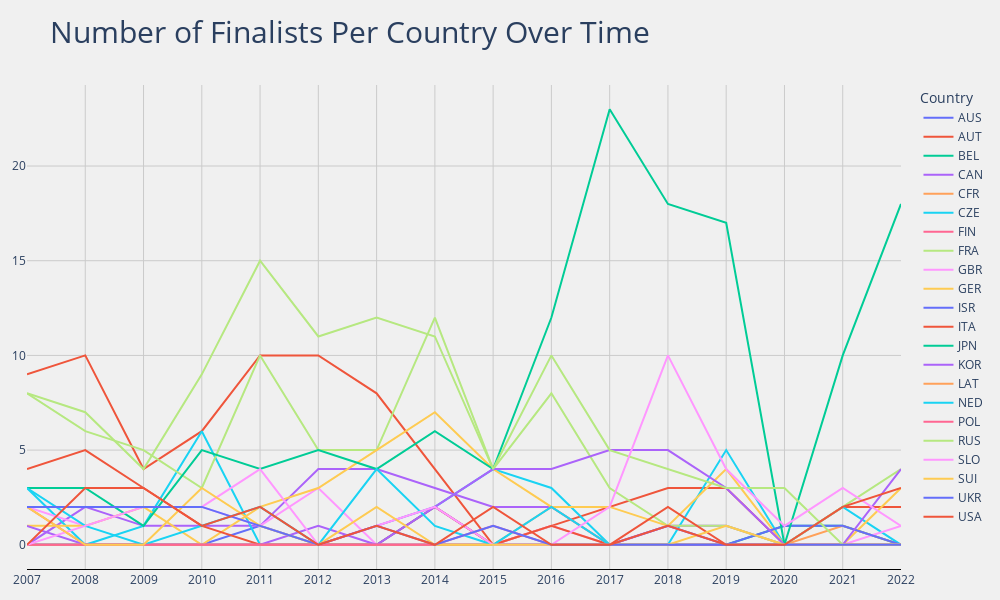

Notebook code for this chart:
### Code cell
fig = px.line(country_perf,
              width=1000,
              height=600
             )
fig.update_layout(
    title=dict(text=title, font=dict(size=30)),
    plot_bgcolor='#f0f0f0',
    paper_bgcolor='#f0f0f0',
    yaxis_title=None,
    xaxis_title=None,
    margin=dict(l=25, r=25, t=85, b=25)
)
fig.update_xaxes(
    showline=True,
    linecolor='black',
    gridcolor='#cbcbcb'
)
fig.update_yaxes(
    showticklabels=True,
    gridcolor='#cbcbcb'
)

### Figure 1 — Plotly figure (JSON) as saved in the notebook; plotly's stock layout.template omitted (floating-point values rounded to 4 significant figures)
{"data": [{"hovertemplate": "Country=AUS<br>Year=%{x}<br>value=%{y}<extra></extra>", "legendgroup": "AUS", "line": {"color": "#636efa", "dash": "solid"}, "marker": {"symbol": "circle"}, "mode": "lines", "name": "AUS", "orientation": "v", "showlegend": true, "type": "scatter", "x": ["2007", "2008", "2009", "2010", "2011", "2012", "2013", "2014", "2015", "2016", "2017", "2018", "2019", "2020", "2021", "2022"], "xaxis": "x", "y": [0, 0, 0, 0, 1, 0, 1, 2, 0, 0, 0, 0, 0, 0, 0, 0], "yaxis": "y"}, {"hovertemplate": "Country=AUT<br>Year=%{x}<br>value=%{y}<extra></extra>", "legendgroup": "AUT", "line": {"color": "#EF553B", "dash": "solid"}, "marker": {"symbol": "circle"}, "mode": "lines", "name": "AUT", "orientation": "v", "showlegend": true, "type": "scatter", "x": ["2007", "2008", "2009", "2010", "2011", "2012", "2013", "2014", "2015", "2016", "2017", "2018", "2019", "2020", "2021", "2022"], "xaxis": "x", "y": [9, 10, 4, 6, 10, 10, 8, 4, 0, 1, 2, 3, 3, 0, 2, 2], "yaxis": "y"}, {"hovertemplate": "Country=BEL<br>Year=%{x}<br>value=%{y}<extra></extra>", "legendgroup": "BEL", "line": {"color": "#00cc96", "dash": "solid"}, "marker": {"symbol": "circle"}, "mode": "lines", "name": "BEL", "orientation": "v", "showlegend": true, "type": "scatter", "x": ["2007", "2008", "2009", "2010", "2011", "2012", "2013", "2014", "2015", "2016", "2017", "2018", "2019", "2020", "2021", "2022"], "xaxis": "x", "y": [0, 0, 0, 0, 0, 0, 0, 0, 0, 0, 0, 0, 0, 1, 1, 0], "yaxis": "y"}, {"hovertemplate": "Country=CAN<br>Year=%{x}<br>value=%{y}<extra></extra>", "legendgroup": "CAN", "line": {"color": "#ab63fa", "dash": "solid"}, "marker": {"symbol": "circle"}, "mode": "lines", "name": "CAN", "orientation": "v", "showlegend": true, "type": "scatter", "x": ["2007", "2008", "2009", "2010", "2011", "2012", "2013", "2014", "2015", "2016", "2017", "2018", "2019", "2020", "2021", "2022"], "xaxis": "x", "y": [0, 2, 1, 1, 1, 4, 4, 3, 2, 2, 0, 1, 1, 0, 0, 0], "yaxis": "y"}, {"hovertemplate": "Country=CFR<br>Year=%{x}<br>value=%{y}<extra></extra>", "legendgroup": "CFR", "line": {"color": "#FFA15A", "dash": "solid"}, "marker": {"symbol": "circle"}, "mode": "lines", "name": "CFR", "orientation": "v", "showlegend": true, "type": "scatter", "x": ["2007", "2008", "2009", "2010", "2011", "2012", "2013", "2014", "2015", "2016", "2017", "2018", "2019", "2020", "2021", "2022"], "xaxis": "x", "y": [0, 0, 0, 0, 0, 0, 0, 0, 0, 0, 0, 0, 0, 0, 1, 0], "yaxis": "y"}, {"hovertemplate": "Country=CZE<br>Year=%{x}<br>value=%{y}<extra></extra>", "legendgroup": "CZE", "line": {"color": "#19d3f3", "dash": "solid"}, "marker": {"symbol": "circle"}, "mode": "lines", "name": "CZE", "orientation": "v", "showlegend": true, "type": "scatter", "x": ["2007", "2008", "2009", "2010", "2011", "2012", "2013", "2014", "2015", "2016", "2017", "2018", "2019", "2020", "2021", "2022"], "xaxis": "x", "y": [3, 0, 1, 6, 0, 0, 0, 2, 4, 3, 0, 0, 5, 0, 2, 0], "yaxis": "y"}, {"hovertemplate": "Country=FIN<br>Year=%{x}<br>value=%{y}<extra></extra>", "legendgroup": "FIN", "line": {"color": "#FF6692", "dash": "solid"}, "marker": {"symbol": "circle"}, "mode": "lines", "name": "FIN", "orientation": "v", "showlegend": true, "type": "scatter", "x": ["2007", "2008", "2009", "2010", "2011", "2012", "2013", "2014", "2015", "2016", "2017", "2018", "2019", "2020", "2021", "2022"], "xaxis": "x", "y": [2, 0, 0, 0, 0, 0, 0, 0, 0, 0, 0, 0, 0, 0, 0, 0], "yaxis": "y"}, {"hovertemplate": "Country=FRA<br>Year=%{x}<br>value=%{y}<extra></extra>", "legendgroup": "FRA", "line": {"color": "#B6E880", "dash": "solid"}, "marker": {"symbol": "circle"}, "mode": "lines", "name": "FRA", "orientation": "v", "showlegend": true, "type": "scatter", "x": ["2007", "2008", "2009", "2010", "2011", "2012", "2013", "2014", "2015", "2016", "2017", "2018", "2019", "2020", "2021", "2022"], "xaxis": "x", "y": [8, 6, 5, 3, 10, 5, 5, 12, 4, 8, 3, 1, 1, 0, 2, 4], "yaxis": "y"}, {"hovertemplate": "Country=GBR<br>Year=%{x}<br>value=%{y}<extra></extra>", "legendgroup": "GBR", "line": {"color": "#FF97FF", "dash": "solid"}, "marker": {"symbol": "circle"}, "mode": "lines", "name": "GBR", "orientation": "v", "showlegend": true, "type": "scatter", "x": ["2007", "2008", "2009", "2010", "2011", "2012", "2013", "2014", "2015", "2016", "2017", "2018", "2019", "2020", "2021", "2022"], "xaxis": "x", "y": [2, 1, 2, 2, 1, 3, 0, 0, 0, 1, 0, 1, 0, 0, 0, 1], "yaxis": "y"}, {"hovertemplate": "Country=GER<br>Year=%{x}<br>value=%{y}<extra></extra>", "legendgroup": "GER", "line": {"color": "#FECB52", "dash": "solid"}, "marker": {"symbol": "circle"}, "mode": "lines", "name": "GER", "orientation": "v", "showlegend": true, "type": "scatter", "x": ["2007", "2008", "2009", "2010", "2011", "2012", "2013", "2014", "2015", "2016", "2017", "2018", "2019", "2020", "2021", "2022"], "xaxis": "x", "y": [1, 1, 2, 0, 2, 3, 5, 7, 4, 2, 2, 1, 4, 0, 0, 3], "yaxis": "y"}, {"hovertemplate": "Country=ISR<br>Year=%{x}<br>value=%{y}<extra></extra>", "legendgroup": "ISR", "line": {"color": "#636efa", "dash": "solid"}, "marker": {"symbol": "circle"}, "mode": "lines", "name": "ISR", "orientation": "v", "showlegend": true, "type": "scatter", "x": ["2007", "2008", "2009", "2010", "2011", "2012", "2013", "2014", "2015", "2016", "2017", "2018", "2019", "2020", "2021", "2022"], "xaxis": "x", "y": [0, 0, 0, 0, 0, 0, 0, 0, 0, 0, 0, 1, 0, 1, 1, 0], "yaxis": "y"}, {"hovertemplate": "Country=ITA<br>Year=%{x}<br>value=%{y}<extra></extra>", "legendgroup": "ITA", "line": {"color": "#EF553B", "dash": "solid"}, "marker": {"symbol": "circle"}, "mode": "lines", "name": "ITA", "orientation": "v", "showlegend": true, "type": "scatter", "x": ["2007", "2008", "2009", "2010", "2011", "2012", "2013", "2014", "2015", "2016", "2017", "2018", "2019", "2020", "2021", "2022"], "xaxis": "x", "y": [4, 5, 3, 1, 0, 0, 0, 2, 0, 1, 0, 2, 0, 0, 0, 0], "yaxis": "y"}, {"hovertemplate": "Country=JPN<br>Year=%{x}<br>value=%{y}<extra></extra>", "legendgroup": "JPN", "line": {"color": "#00cc96", "dash": "solid"}, "marker": {"symbol": "circle"}, "mode": "lines", "name": "JPN", "orientation": "v", "showlegend": true, "type": "scatter", "x": ["2007", "2008", "2009", "2010", "2011", "2012", "2013", "2014", "2015", "2016", "2017", "2018", "2019", "2020", "2021", "2022"], "xaxis": "x", "y": [3, 3, 1, 5, 4, 5, 4, 6, 4, 12, 23, 18, 17, 0, 10, 18], "yaxis": "y"}, {"hovertemplate": "Country=KOR<br>Year=%{x}<br>value=%{y}<extra></extra>", "legendgroup": "KOR", "line": {"color": "#ab63fa", "dash": "solid"}, "marker": {"symbol": "circle"}, "mode": "lines", "name": "KOR", "orientation": "v", "showlegend": true, "type": "scatter", "x": ["2007", "2008", "2009", "2010", "2011", "2012", "2013", "2014", "2015", "2016", "2017", "2018", "2019", "2020", "2021", "2022"], "xaxis": "x", "y": [1, 0, 0, 0, 0, 1, 0, 2, 4, 4, 5, 5, 3, 0, 0, 4], "yaxis": "y"}, {"hovertemplate": "Country=LAT<br>Year=%{x}<br>value=%{y}<extra></extra>", "legendgroup": "LAT", "line": {"color": "#FFA15A", "dash": "solid"}, "marker": {"symbol": "circle"}, "mode": "lines", "name": "LAT", "orientation": "v", "showlegend": true, "type": "scatter", "x": ["2007", "2008", "2009", "2010", "2011", "2012", "2013", "2014", "2015", "2016", "2017", "2018", "2019", "2020", "2021", "2022"], "xaxis": "x", "y": [0, 0, 0, 0, 0, 0, 0, 0, 0, 2, 0, 0, 0, 0, 0, 0], "yaxis": "y"}, {"hovertemplate": "Country=NED<br>Year=%{x}<br>value=%{y}<extra></extra>", "legendgroup": "NED", "line": {"color": "#19d3f3", "dash": "solid"}, "marker": {"symbol": "circle"}, "mode": "lines", "name": "NED", "orientation": "v", "showlegend": true, "type": "scatter", "x": ["2007", "2008", "2009", "2010", "2011", "2012", "2013", "2014", "2015", "2016", "2017", "2018", "2019", "2020", "2021", "2022"], "xaxis": "x", "y": [3, 1, 0, 1, 2, 0, 4, 1, 0, 2, 0, 0, 0, 0, 0, 0], "yaxis": "y"}, {"hovertemplate": "Country=POL<br>Year=%{x}<br>value=%{y}<extra></extra>", "legendgroup": "POL", "line": {"color": "#FF6692", "dash": "solid"}, "marker": {"symbol": "circle"}, "mode": "lines", "name": "POL", "orientation": "v", "showlegend": true, "type": "scatter", "x": ["2007", "2008", "2009", "2010", "2011", "2012", "2013", "2014", "2015", "2016", "2017", "2018", "2019", "2020", "2021", "2022"], "xaxis": "x", "y": [0, 0, 0, 0, 0, 0, 0, 0, 1, 0, 0, 0, 0, 0, 0, 0], "yaxis": "y"}, {"hovertemplate": "Country=RUS<br>Year=%{x}<br>value=%{y}<extra></extra>", "legendgroup": "RUS", "line": {"color": "#B6E880", "dash": "solid"}, "marker": {"symbol": "circle"}, "mode": "lines", "name": "RUS", "orientation": "v", "showlegend": true, "type": "scatter", "x": ["2007", "2008", "2009", "2010", "2011", "2012", "2013", "2014", "2015", "2016", "2017", "2018", "2019", "2020", "2021", "2022"], "xaxis": "x", "y": [8, 7, 4, 9, 15, 11, 12, 11, 4, 10, 5, 4, 3, 3, 0, 0], "yaxis": "y"}, {"hovertemplate": "Country=SLO<br>Year=%{x}<br>value=%{y}<extra></extra>", "legendgroup": "SLO", "line": {"color": "#FF97FF", "dash": "solid"}, "marker": {"symbol": "circle"}, "mode": "lines", "name": "SLO", "orientation": "v", "showlegend": true, "type": "scatter", "x": ["2007", "2008", "2009", "2010", "2011", "2012", "2013", "2014", "2015", "2016", "2017", "2018", "2019", "2020", "2021", "2022"], "xaxis": "x", "y": [0, 1, 2, 2, 4, 0, 1, 2, 0, 0, 2, 10, 4, 1, 3, 1], "yaxis": "y"}, {"hovertemplate": "Country=SUI<br>Year=%{x}<br>value=%{y}<extra></extra>", "legendgroup": "SUI", "line": {"color": "#FECB52", "dash": "solid"}, "marker": {"symbol": "circle"}, "mode": "lines", "name": "SUI", "orientation": "v", "showlegend": true, "type": "scatter", "x": ["2007", "2008", "2009", "2010", "2011", "2012", "2013", "2014", "2015", "2016", "2017", "2018", "2019", "2020", "2021", "2022"], "xaxis": "x", "y": [2, 0, 0, 3, 1, 0, 2, 0, 0, 0, 0, 0, 1, 0, 0, 0], "yaxis": "y"}, {"hovertemplate": "Country=UKR<br>Year=%{x}<br>value=%{y}<extra></extra>", "legendgroup": "UKR", "line": {"color": "#636efa", "dash": "solid"}, "marker": {"symbol": "circle"}, "mode": "lines", "name": "UKR", "orientation": "v", "showlegend": true, "type": "scatter", "x": ["2007", "2008", "2009", "2010", "2011", "2012", "2013", "2014", "2015", "2016", "2017", "2018", "2019", "2020", "2021", "2022"], "xaxis": "x", "y": [2, 2, 2, 2, 1, 0, 1, 0, 1, 0, 0, 0, 0, 0, 0, 0], "yaxis": "y"}, {"hovertemplate": "Country=USA<br>Year=%{x}<br>value=%{y}<extra></extra>", "legendgroup": "USA", "line": {"color": "#EF553B", "dash": "solid"}, "marker": {"symbol": "circle"}, "mode": "lines", "name": "USA", "orientation": "v", "showlegend": true, "type": "scatter", "x": ["2007", "2008", "2009", "2010", "2011", "2012", "2013", "2014", "2015", "2016", "2017", "2018", "2019", "2020", "2021", "2022"], "xaxis": "x", "y": [0, 3, 3, 1, 2, 0, 1, 0, 2, 0, 0, 1, 0, 0, 2, 3], "yaxis": "y"}], "layout": {"height": 600, "legend": {"title": {"text": "Country"}, "tracegroupgap": 0}, "margin": {"b": 25, "l": 25, "r": 25, "t": 85}, "paper_bgcolor": "#f0f0f0", "plot_bgcolor": "#f0f0f0", "title": {"font": {"size": 30}, "text": "Number of Finalists Per Country Over Time"}, "width": 1000, "xaxis": {"anchor": "y", "autorange": true, "domain": [0, 1], "gridcolor": "#cbcbcb", "linecolor": "black", "range": [0, 15], "showline": true, "title": {}, "type": "category"}, "yaxis": {"anchor": "x", "autorange": true, "domain": [0, 1], "gridcolor": "#cbcbcb", "range": [-1.278, 24.28], "showticklabels": true, "title": {}, "type": "linear"}}}
